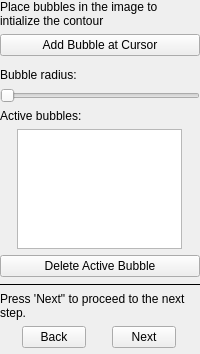
        <widget class="QWidget" name="pgBubbles">
         <layout class="QVBoxLayout" name="verticalLayout_4">
          <property name="leftMargin">
           <number>0</number>
          </property>
          <property name="topMargin">
           <number>0</number>
          </property>
          <property name="rightMargin">
           <number>0</number>
          </property>
          <property name="bottomMargin">
           <number>0</number>
          </property>
          <item>
           <widget class="QLabel" name="label_6">
            <property name="text">
             <string>Place bubbles in the image to intialize the contour</string>
            </property>
            <property name="wordWrap">
             <bool>true</bool>
            </property>
           </widget>
          </item>
          <item>
           <widget class="QPushButton" name="btnAddBubble">
            <property name="sizePolicy">
             <sizepolicy hsizetype="Minimum" vsizetype="Fixed">
              <horstretch>0</horstretch>
              <verstretch>0</verstretch>
             </sizepolicy>
            </property>
            <property name="text">
             <string>Add Bubble at Cursor</string>
            </property>
            <property name="shortcut">
             <string>Return</string>
            </property>
           </widget>
          </item>
          <item>
           <widget class="QWidget" name="widget_6" native="true">
            <layout class="QVBoxLayout" name="verticalLayout_10">
             <property name="spacing">
              <number>0</number>
             </property>
             <property name="leftMargin">
              <number>0</number>
             </property>
             <property name="topMargin">
              <number>0</number>
             </property>
             <property name="rightMargin">
              <number>0</number>
             </property>
             <property name="bottomMargin">
              <number>0</number>
             </property>
            </layout>
           </widget>
          </item>
          <item>
           <widget class="QLabel" name="label_7">
            <property name="text">
             <string>Bubble radius:</string>
            </property>
           </widget>
          </item>
          <item>
           <widget class="QDoubleSliderWithEditor" name="inBubbleRadius">
            <property name="sizePolicy">
             <sizepolicy hsizetype="Expanding" vsizetype="Fixed">
              <horstretch>0</horstretch>
              <verstretch>0</verstretch>
             </sizepolicy>
            </property>
            <property name="orientation">
             <enum>Qt::Horizontal</enum>
            </property>
           </widget>
          </item>
          <item>
           <widget class="QLabel" name="label_8">
            <property name="text">
             <string>Active bubbles:</string>
            </property>
           </widget>
          </item>
          <item alignment="Qt::AlignHCenter">
           <widget class="QTableView" name="tableBubbleList">
            <property name="sizePolicy">
             <sizepolicy hsizetype="Fixed" vsizetype="Fixed">
              <horstretch>0</horstretch>
              <verstretch>0</verstretch>
             </sizepolicy>
            </property>
            <property name="maximumSize">
             <size>
              <width>165</width>
              <height>120</height>
             </size>
            </property>
            <property name="font">
             <font>
              <pointsize>-1</pointsize>
             </font>
            </property>
            <property name="styleSheet">
             <string notr="true">font-size: 10px;
</string>
            </property>
            <property name="selectionMode">
             <enum>QAbstractItemView::SingleSelection</enum>
            </property>
            <property name="selectionBehavior">
             <enum>QAbstractItemView::SelectRows</enum>
            </property>
            <property name="showGrid">
             <bool>true</bool>
            </property>
            <attribute name="horizontalHeaderMinimumSectionSize">
             <number>32</number>
            </attribute>
            <attribute name="horizontalHeaderDefaultSectionSize">
             <number>32</number>
            </attribute>
            <attribute name="horizontalHeaderShowSortIndicator" stdset="0">
             <bool>false</bool>
            </attribute>
            <attribute name="horizontalHeaderStretchLastSection">
             <bool>true</bool>
            </attribute>
            <attribute name="verticalHeaderVisible">
             <bool>false</bool>
            </attribute>
            <attribute name="verticalHeaderCascadingSectionResizes">
             <bool>true</bool>
            </attribute>
            <attribute name="verticalHeaderMinimumSectionSize">
             <number>18</number>
            </attribute>
            <attribute name="verticalHeaderDefaultSectionSize">
             <number>18</number>
            </attribute>
           </widget>
          </item>
          <item>
           <widget class="QPushButton" name="btnRemoveBubble">
            <property name="sizePolicy">
             <sizepolicy hsizetype="Minimum" vsizetype="Fixed">
              <horstretch>0</horstretch>
              <verstretch>0</verstretch>
             </sizepolicy>
            </property>
            <property name="text">
             <string>Delete Active Bubble</string>
            </property>
            <property name="shortcut">
             <string>Backspace</string>
            </property>
           </widget>
          </item>
          <item>
           <widget class="Line" name="line_3">
            <property name="frameShadow">
             <enum>QFrame::Plain</enum>
            </property>
            <property name="orientation">
             <enum>Qt::Horizontal</enum>
            </property>
           </widget>
          </item>
          <item>
           <widget class="QLabel" name="label_16">
            <property name="text">
             <string>Press 'Next&quot; to proceed to the next step.</string>
            </property>
            <property name="wordWrap">
             <bool>true</bool>
            </property>
           </widget>
          </item>
          <item>
           <widget class="QWidget" name="widget_13" native="true">
            <layout class="QHBoxLayout" name="horizontalLayout_15">
             <property name="spacing">
              <number>4</number>
             </property>
             <property name="leftMargin">
              <number>0</number>
             </property>
             <property name="topMargin">
              <number>0</number>
             </property>
             <property name="rightMargin">
              <number>0</number>
             </property>
             <property name="bottomMargin">
              <number>0</number>
             </property>
             <item>
              <widget class="QPushButton" name="btnBubbleBack">
               <property name="sizePolicy">
                <sizepolicy hsizetype="Maximum" vsizetype="Fixed">
                 <horstretch>0</horstretch>
                 <verstretch>0</verstretch>
                </sizepolicy>
               </property>
               <property name="maximumSize">
                <size>
                 <width>64</width>
                 <height>16777215</height>
                </size>
               </property>
               <property name="text">
                <string>Back</string>
               </property>
              </widget>
             </item>
             <item>
              <widget class="QPushButton" name="btnBubbleNext">
               <property name="sizePolicy">
                <sizepolicy hsizetype="Maximum" vsizetype="Fixed">
                 <horstretch>0</horstretch>
                 <verstretch>0</verstretch>
                </sizepolicy>
               </property>
               <property name="maximumSize">
                <size>
                 <width>64</width>
                 <height>16777215</height>
                </size>
               </property>
               <property name="text">
                <string>Next</string>
               </property>
              </widget>
             </item>
            </layout>
           </widget>
          </item>
          <item>
           <spacer name="verticalSpacer_5">
            <property name="orientation">
             <enum>Qt::Vertical</enum>
            </property>
            <property name="sizeHint" stdset="0">
             <size>
              <width>20</width>
              <height>0</height>
             </size>
            </property>
           </spacer>
          </item>
          <item>
           <widget class="QWidget" name="widget_11" native="true">
            <layout class="QHBoxLayout" name="horizontalLayout_8">
             <property name="spacing">
              <number>12</number>
             </property>
             <property name="leftMargin">
              <number>0</number>
             </property>
             <property name="topMargin">
              <number>0</number>
             </property>
             <property name="rightMargin">
              <number>0</number>
             </property>
             <property name="bottomMargin">
              <number>0</number>
             </property>
            </layout>
           </widget>
          </item>
         </layout>
        </widget>
